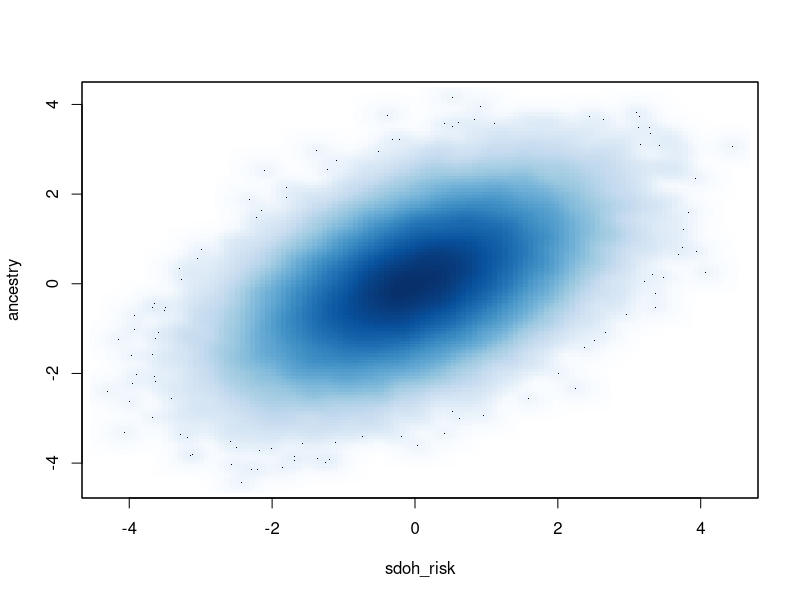
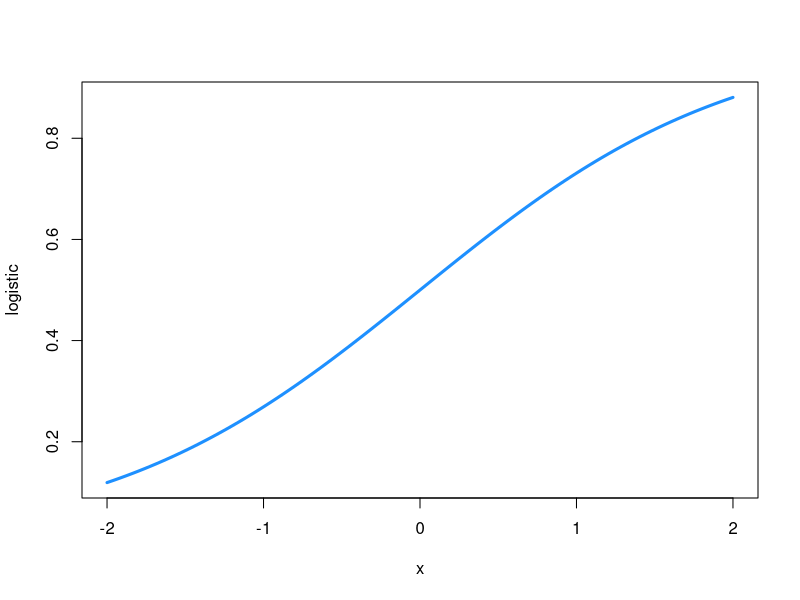
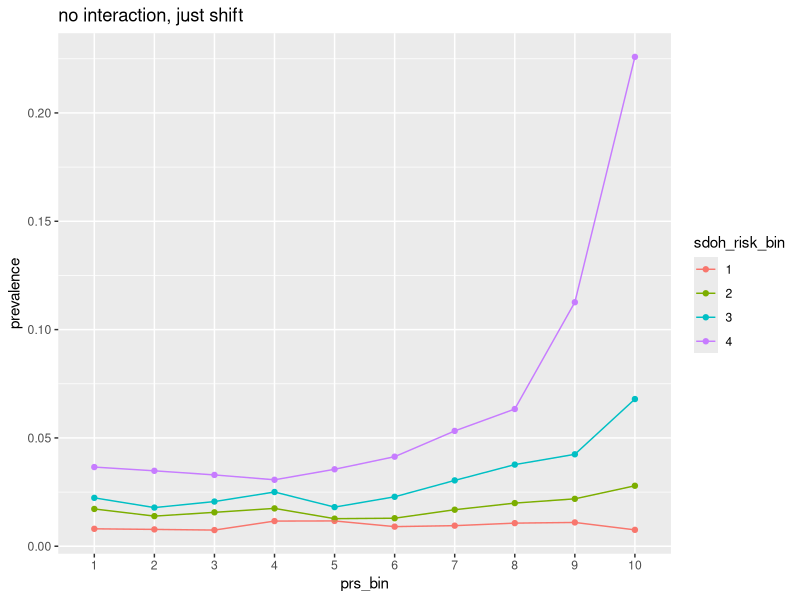

The R script that drew these images, in order: (Note: this script raises an error after producing the figures.)

## Starter code from Mike
n <- 1e5
prs <- rnorm(n)

library(mvtnorm)
corr_dat <- rmvnorm(n, sigma=cbind(c(1,.5), c(.5,1)))

sdoh_risk <- corr_dat[,1] #Sdoh... would be positively correlated with risk of condition, but negatively correlated with likihood of treatment/diagnosis... 
ancestry <- corr_dat[,2]

smoothScatter(sdoh_risk, ancestry)

# some functions for later
logistic <- function(z) exp(z)/(1 + exp(z))
cut_fun <- function(x, n) {
  cut(x, quantile(x, 0:n/n),
      include.lowest = TRUE, labels=1:n)
}
pos <- function(x) ifelse(x < 0, 0, x) # making it so that when we take the log for prob, it's between 0-1
plot(logistic, xlim=c(-2,2), lwd=3, col="dodgerblue")

# some packages for later
library(dplyr)
library(ggplot2)
library(tibble)

# make cases
# can play with -4 to make baseline odds match that of bpd
# if prevalnce of bpd is 10% do exp(-4) where I replace -4 with diff numbers until I reach 10%
# NOT PREVALANCE - odds
prob <- logistic(-4 + .5 * sdoh_risk + pos(.5 * prs) + sdoh_risk * pos(.5 * prs)) # prob of having the disorder #add interaction of sdoh and prs -4 makes logodds e to the -4
#eun line 34 1,000 times, count how many times the interaction term was significant, that's the power
case <- rbinom(n, size=1, prob=prob) # Using prob to define true cases
fit <- glm(case ~ prs, family=binomial)
dat <- tibble(prs, sdoh_risk, ancestry, case)
   
dat |>
  mutate(prs_bin = cut_fun(prs, 10),
         sdoh_risk_bin = cut_fun(sdoh_risk, 4)) |>
  group_by(prs_bin, sdoh_risk_bin) |>
  summarize(prevalence = mean(case), n = n()) |>
  ggplot(aes(prs_bin, prevalence, color=sdoh_risk_bin, group=sdoh_risk_bin)) +
  geom_point() +
  geom_line() +
  ggtitle("no interaction, just shift")

write.csv(dat, "data/simulated_prs/mike_examples/03_29_24.csv", row.names = F)